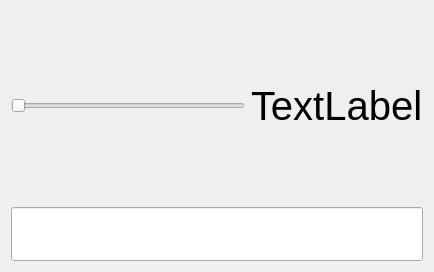
<?xml version="1.0" encoding="UTF-8"?>
<ui version="4.0">
 <class>Form</class>
 <widget class="QWidget" name="Form">
  <property name="geometry">
   <rect>
    <x>0</x>
    <y>0</y>
    <width>434</width>
    <height>272</height>
   </rect>
  </property>
  <property name="windowTitle">
   <string>Form</string>
  </property>
  <layout class="QVBoxLayout" name="verticalLayout">
   <item>
    <layout class="QHBoxLayout" name="horizontalLayout">
     <item>
      <widget class="QSlider" name="horizontalSlider">
       <property name="font">
        <font>
         <pointsize>30</pointsize>
        </font>
       </property>
       <property name="minimum">
        <number>50</number>
       </property>
       <property name="orientation">
        <enum>Qt::Horizontal</enum>
       </property>
      </widget>
     </item>
     <item>
      <widget class="QLabel" name="label">
       <property name="font">
        <font>
         <pointsize>30</pointsize>
        </font>
       </property>
       <property name="text">
        <string>TextLabel</string>
       </property>
      </widget>
     </item>
    </layout>
   </item>
   <item>
    <widget class="QLineEdit" name="lineEdit">
     <property name="font">
      <font>
       <pointsize>30</pointsize>
      </font>
     </property>
    </widget>
   </item>
  </layout>
 </widget>
 <resources/>
 <connections/>
</ui>
